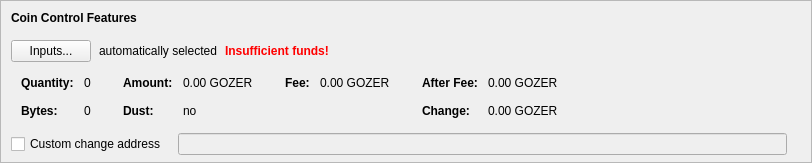
    <widget class="QFrame" name="frameCoinControl">
     <property name="sizePolicy">
      <sizepolicy hsizetype="Expanding" vsizetype="Expanding">
       <horstretch>0</horstretch>
       <verstretch>0</verstretch>
      </sizepolicy>
     </property>
     <property name="maximumSize">
      <size>
       <width>16777215</width>
       <height>16777215</height>
      </size>
     </property>
     <property name="frameShape">
      <enum>QFrame::StyledPanel</enum>
     </property>
     <property name="frameShadow">
      <enum>QFrame::Sunken</enum>
     </property>
     <layout class="QVBoxLayout" name="verticalLayoutCoinControl2">
      <property name="spacing">
       <number>0</number>
      </property>
      <property name="leftMargin">
       <number>0</number>
      </property>
      <property name="topMargin">
       <number>0</number>
      </property>
      <property name="rightMargin">
       <number>0</number>
      </property>
      <property name="bottomMargin">
       <number>6</number>
      </property>
      <item>
       <layout class="QVBoxLayout" name="verticalLayoutCoinControl" stretch="0,0,0,0,1">
        <property name="spacing">
         <number>0</number>
        </property>
        <property name="leftMargin">
         <number>10</number>
        </property>
        <property name="topMargin">
         <number>10</number>
        </property>
        <item>
         <layout class="QHBoxLayout" name="horizontalLayoutCoinControl1">
          <property name="bottomMargin">
           <number>15</number>
          </property>
          <item>
           <widget class="QLabel" name="labelCoinControlFeatures">
            <property name="sizePolicy">
             <sizepolicy hsizetype="Preferred" vsizetype="Maximum">
              <horstretch>0</horstretch>
              <verstretch>0</verstretch>
             </sizepolicy>
            </property>
            <property name="font">
             <font>
              <weight>75</weight>
              <bold>true</bold>
             </font>
            </property>
            <property name="styleSheet">
             <string notr="true">font-weight:bold;</string>
            </property>
            <property name="text">
             <string>Coin Control Features</string>
            </property>
           </widget>
          </item>
         </layout>
        </item>
        <item>
         <layout class="QHBoxLayout" name="horizontalLayoutCoinControl2" stretch="0,0,0,0">
          <property name="spacing">
           <number>8</number>
          </property>
          <property name="bottomMargin">
           <number>10</number>
          </property>
          <item>
           <widget class="QPushButton" name="pushButtonCoinControl">
            <property name="styleSheet">
             <string notr="true"/>
            </property>
            <property name="text">
             <string>Inputs...</string>
            </property>
            <property name="autoDefault">
             <bool>false</bool>
            </property>
           </widget>
          </item>
          <item>
           <widget class="QLabel" name="labelCoinControlAutomaticallySelected">
            <property name="text">
             <string>automatically selected</string>
            </property>
            <property name="margin">
             <number>5</number>
            </property>
           </widget>
          </item>
          <item>
           <widget class="QLabel" name="labelCoinControlInsuffFunds">
            <property name="font">
             <font>
              <weight>75</weight>
              <bold>true</bold>
             </font>
            </property>
            <property name="styleSheet">
             <string notr="true">color:red;font-weight:bold;</string>
            </property>
            <property name="text">
             <string>Insufficient funds!</string>
            </property>
            <property name="margin">
             <number>5</number>
            </property>
           </widget>
          </item>
          <item>
           <spacer name="horizontalSpacerCoinControl">
            <property name="orientation">
             <enum>Qt::Horizontal</enum>
            </property>
            <property name="sizeHint" stdset="0">
             <size>
              <width>40</width>
              <height>1</height>
             </size>
            </property>
           </spacer>
          </item>
         </layout>
        </item>
        <item>
         <widget class="QWidget" name="widgetCoinControl" native="true">
          <property name="sizePolicy">
           <sizepolicy hsizetype="Preferred" vsizetype="Preferred">
            <horstretch>0</horstretch>
            <verstretch>0</verstretch>
           </sizepolicy>
          </property>
          <property name="minimumSize">
           <size>
            <width>0</width>
            <height>0</height>
           </size>
          </property>
          <property name="styleSheet">
           <string notr="true"/>
          </property>
          <layout class="QHBoxLayout" name="horizontalLayoutCoinControl5">
           <property name="leftMargin">
            <number>0</number>
           </property>
           <property name="topMargin">
            <number>0</number>
           </property>
           <property name="rightMargin">
            <number>0</number>
           </property>
           <property name="bottomMargin">
            <number>0</number>
           </property>
           <item>
            <layout class="QHBoxLayout" name="horizontalLayoutCoinControl3" stretch="0,0,0,1">
             <property name="spacing">
              <number>20</number>
             </property>
             <property name="topMargin">
              <number>0</number>
             </property>
             <property name="bottomMargin">
              <number>10</number>
             </property>
             <item>
              <layout class="QFormLayout" name="formLayoutCoinControl1">
               <property name="horizontalSpacing">
                <number>10</number>
               </property>
               <property name="verticalSpacing">
                <number>14</number>
               </property>
               <property name="leftMargin">
                <number>10</number>
               </property>
               <property name="topMargin">
                <number>4</number>
               </property>
               <property name="rightMargin">
                <number>6</number>
               </property>
               <item row="0" column="0">
                <widget class="QLabel" name="labelCoinControlQuantityText">
                 <property name="font">
                  <font>
                   <weight>75</weight>
                   <bold>true</bold>
                  </font>
                 </property>
                 <property name="text">
                  <string>Quantity:</string>
                 </property>
                 <property name="margin">
                  <number>0</number>
                 </property>
                </widget>
               </item>
               <item row="0" column="1">
                <widget class="QLabel" name="labelCoinControlQuantity">
                 <property name="cursor">
                  <cursorShape>IBeamCursor</cursorShape>
                 </property>
                 <property name="contextMenuPolicy">
                  <enum>Qt::ActionsContextMenu</enum>
                 </property>
                 <property name="text">
                  <string notr="true">0</string>
                 </property>
                 <property name="margin">
                  <number>0</number>
                 </property>
                 <property name="textInteractionFlags">
                  <set>Qt::LinksAccessibleByMouse|Qt::TextSelectableByKeyboard|Qt::TextSelectableByMouse</set>
                 </property>
                </widget>
               </item>
               <item row="1" column="0">
                <widget class="QLabel" name="labelCoinControlBytesText">
                 <property name="font">
                  <font>
                   <weight>75</weight>
                   <bold>true</bold>
                  </font>
                 </property>
                 <property name="text">
                  <string>Bytes:</string>
                 </property>
                </widget>
               </item>
               <item row="1" column="1">
                <widget class="QLabel" name="labelCoinControlBytes">
                 <property name="cursor">
                  <cursorShape>IBeamCursor</cursorShape>
                 </property>
                 <property name="contextMenuPolicy">
                  <enum>Qt::ActionsContextMenu</enum>
                 </property>
                 <property name="text">
                  <string notr="true">0</string>
                 </property>
                 <property name="textInteractionFlags">
                  <set>Qt::LinksAccessibleByMouse|Qt::TextSelectableByKeyboard|Qt::TextSelectableByMouse</set>
                 </property>
                </widget>
               </item>
              </layout>
             </item>
             <item>
              <layout class="QFormLayout" name="formLayoutCoinControl2">
               <property name="horizontalSpacing">
                <number>10</number>
               </property>
               <property name="verticalSpacing">
                <number>14</number>
               </property>
               <property name="leftMargin">
                <number>6</number>
               </property>
               <property name="topMargin">
                <number>4</number>
               </property>
               <property name="rightMargin">
                <number>6</number>
               </property>
               <item row="0" column="0">
                <widget class="QLabel" name="labelCoinControlAmountText">
                 <property name="font">
                  <font>
                   <weight>75</weight>
                   <bold>true</bold>
                  </font>
                 </property>
                 <property name="text">
                  <string>Amount:</string>
                 </property>
                 <property name="margin">
                  <number>0</number>
                 </property>
                </widget>
               </item>
               <item row="0" column="1">
                <widget class="QLabel" name="labelCoinControlAmount">
                 <property name="cursor">
                  <cursorShape>IBeamCursor</cursorShape>
                 </property>
                 <property name="contextMenuPolicy">
                  <enum>Qt::ActionsContextMenu</enum>
                 </property>
                 <property name="text">
                  <string notr="true">0.00 GOZER</string>
                 </property>
                 <property name="textInteractionFlags">
                  <set>Qt::LinksAccessibleByMouse|Qt::TextSelectableByKeyboard|Qt::TextSelectableByMouse</set>
                 </property>
                </widget>
               </item>
               <item row="1" column="0">
                <widget class="QLabel" name="labelCoinControlLowOutputText">
                 <property name="font">
                  <font>
                   <weight>75</weight>
                   <bold>true</bold>
                  </font>
                 </property>
                 <property name="text">
                  <string>Dust:</string>
                 </property>
                </widget>
               </item>
               <item row="1" column="1">
                <widget class="QLabel" name="labelCoinControlLowOutput">
                 <property name="cursor">
                  <cursorShape>IBeamCursor</cursorShape>
                 </property>
                 <property name="contextMenuPolicy">
                  <enum>Qt::ActionsContextMenu</enum>
                 </property>
                 <property name="text">
                  <string notr="true">no</string>
                 </property>
                 <property name="textInteractionFlags">
                  <set>Qt::LinksAccessibleByMouse|Qt::TextSelectableByKeyboard|Qt::TextSelectableByMouse</set>
                 </property>
                </widget>
               </item>
              </layout>
             </item>
             <item>
              <layout class="QFormLayout" name="formLayoutCoinControl3">
               <property name="horizontalSpacing">
                <number>10</number>
               </property>
               <property name="verticalSpacing">
                <number>14</number>
               </property>
               <property name="leftMargin">
                <number>6</number>
               </property>
               <property name="topMargin">
                <number>4</number>
               </property>
               <property name="rightMargin">
                <number>6</number>
               </property>
               <item row="0" column="0">
                <widget class="QLabel" name="labelCoinControlFeeText">
                 <property name="font">
                  <font>
                   <weight>75</weight>
                   <bold>true</bold>
                  </font>
                 </property>
                 <property name="text">
                  <string>Fee:</string>
                 </property>
                 <property name="margin">
                  <number>0</number>
                 </property>
                </widget>
               </item>
               <item row="0" column="1">
                <widget class="QLabel" name="labelCoinControlFee">
                 <property name="cursor">
                  <cursorShape>IBeamCursor</cursorShape>
                 </property>
                 <property name="contextMenuPolicy">
                  <enum>Qt::ActionsContextMenu</enum>
                 </property>
                 <property name="text">
                  <string notr="true">0.00 GOZER</string>
                 </property>
                 <property name="textInteractionFlags">
                  <set>Qt::LinksAccessibleByMouse|Qt::TextSelectableByKeyboard|Qt::TextSelectableByMouse</set>
                 </property>
                </widget>
               </item>
              </layout>
             </item>
             <item>
              <layout class="QFormLayout" name="formLayoutCoinControl4">
               <property name="horizontalSpacing">
                <number>10</number>
               </property>
               <property name="verticalSpacing">
                <number>14</number>
               </property>
               <property name="leftMargin">
                <number>6</number>
               </property>
               <property name="topMargin">
                <number>4</number>
               </property>
               <property name="rightMargin">
                <number>6</number>
               </property>
               <item row="0" column="0">
                <widget class="QLabel" name="labelCoinControlAfterFeeText">
                 <property name="font">
                  <font>
                   <weight>75</weight>
                   <bold>true</bold>
                  </font>
                 </property>
                 <property name="text">
                  <string>After Fee:</string>
                 </property>
                 <property name="margin">
                  <number>0</number>
                 </property>
                </widget>
               </item>
               <item row="0" column="1">
                <widget class="QLabel" name="labelCoinControlAfterFee">
                 <property name="cursor">
                  <cursorShape>IBeamCursor</cursorShape>
                 </property>
                 <property name="contextMenuPolicy">
                  <enum>Qt::ActionsContextMenu</enum>
                 </property>
                 <property name="text">
                  <string notr="true">0.00 GOZER</string>
                 </property>
                 <property name="textInteractionFlags">
                  <set>Qt::LinksAccessibleByMouse|Qt::TextSelectableByKeyboard|Qt::TextSelectableByMouse</set>
                 </property>
                </widget>
               </item>
               <item row="1" column="0">
                <widget class="QLabel" name="labelCoinControlChangeText">
                 <property name="font">
                  <font>
                   <weight>75</weight>
                   <bold>true</bold>
                  </font>
                 </property>
                 <property name="text">
                  <string>Change:</string>
                 </property>
                </widget>
               </item>
               <item row="1" column="1">
                <widget class="QLabel" name="labelCoinControlChange">
                 <property name="cursor">
                  <cursorShape>IBeamCursor</cursorShape>
                 </property>
                 <property name="contextMenuPolicy">
                  <enum>Qt::ActionsContextMenu</enum>
                 </property>
                 <property name="text">
                  <string notr="true">0.00 GOZER</string>
                 </property>
                 <property name="textInteractionFlags">
                  <set>Qt::LinksAccessibleByMouse|Qt::TextSelectableByKeyboard|Qt::TextSelectableByMouse</set>
                 </property>
                </widget>
               </item>
              </layout>
             </item>
            </layout>
           </item>
          </layout>
         </widget>
        </item>
        <item>
         <layout class="QHBoxLayout" name="horizontalLayoutCoinControl4" stretch="0,0,0">
          <property name="spacing">
           <number>12</number>
          </property>
          <property name="sizeConstraint">
           <enum>QLayout::SetDefaultConstraint</enum>
          </property>
          <property name="topMargin">
           <number>5</number>
          </property>
          <property name="rightMargin">
           <number>5</number>
          </property>
          <item>
           <widget class="QCheckBox" name="checkBoxCoinControlChange">
            <property name="toolTip">
             <string>If this is activated, but the change address is empty or invalid, change will be sent to a newly generated address.</string>
            </property>
            <property name="text">
             <string>Custom change address</string>
            </property>
           </widget>
          </item>
          <item>
           <widget class="QValidatedLineEdit" name="lineEditCoinControlChange">
            <property name="enabled">
             <bool>false</bool>
            </property>
            <property name="sizePolicy">
             <sizepolicy hsizetype="Expanding" vsizetype="Fixed">
              <horstretch>0</horstretch>
              <verstretch>0</verstretch>
             </sizepolicy>
            </property>
           </widget>
          </item>
          <item>
           <widget class="QLabel" name="labelCoinControlChangeLabel">
            <property name="sizePolicy">
             <sizepolicy hsizetype="Preferred" vsizetype="Expanding">
              <horstretch>0</horstretch>
              <verstretch>0</verstretch>
             </sizepolicy>
            </property>
            <property name="minimumSize">
             <size>
              <width>0</width>
              <height>0</height>
             </size>
            </property>
            <property name="text">
             <string/>
            </property>
            <property name="margin">
             <number>3</number>
            </property>
           </widget>
          </item>
         </layout>
        </item>
        <item>
         <spacer name="verticalSpacerCoinControl">
          <property name="orientation">
           <enum>Qt::Vertical</enum>
          </property>
          <property name="sizeHint" stdset="0">
           <size>
            <width>800</width>
            <height>1</height>
           </size>
          </property>
         </spacer>
        </item>
       </layout>
      </item>
     </layout>
    </widget>
